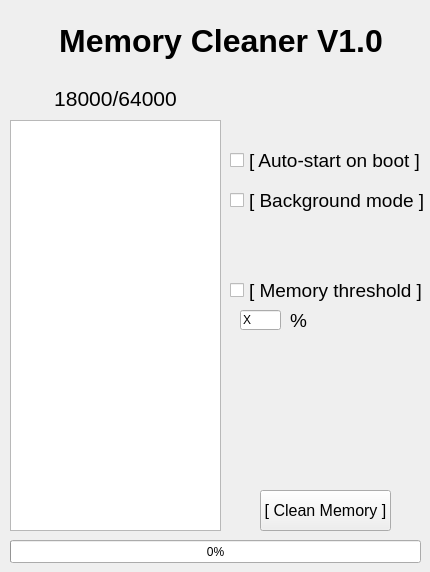
<?xml version="1.0" encoding="UTF-8"?>
<ui version="4.0">
 <class>MainWindow</class>
 <widget class="QMainWindow" name="MainWindow">
  <property name="geometry">
   <rect>
    <x>0</x>
    <y>0</y>
    <width>430</width>
    <height>572</height>
   </rect>
  </property>
  <property name="windowTitle">
   <string>MainWindow</string>
  </property>
  <widget class="QWidget" name="centralwidget">
   <widget class="QWidget" name="gridLayoutWidget">
    <property name="geometry">
     <rect>
      <x>0</x>
      <y>0</y>
      <width>451</width>
      <height>81</height>
     </rect>
    </property>
    <layout class="QGridLayout" name="gridLayout">
     <item row="0" column="0">
      <widget class="QLabel" name="CleanVersion">
       <property name="enabled">
        <bool>true</bool>
       </property>
       <property name="font">
        <font>
         <family>Arial</family>
         <pointsize>24</pointsize>
         <bold>true</bold>
        </font>
       </property>
       <property name="layoutDirection">
        <enum>Qt::LayoutDirection::LeftToRight</enum>
       </property>
       <property name="autoFillBackground">
        <bool>false</bool>
       </property>
       <property name="text">
        <string>Memory Cleaner V1.0 </string>
       </property>
       <property name="scaledContents">
        <bool>true</bool>
       </property>
       <property name="alignment">
        <set>Qt::AlignmentFlag::AlignCenter</set>
       </property>
       <property name="wordWrap">
        <bool>false</bool>
       </property>
      </widget>
     </item>
    </layout>
   </widget>
   <widget class="QListWidget" name="processList">
    <property name="geometry">
     <rect>
      <x>10</x>
      <y>120</y>
      <width>211</width>
      <height>411</height>
     </rect>
    </property>
   </widget>
   <widget class="QLabel" name="totalMemoryConsumption">
    <property name="geometry">
     <rect>
      <x>10</x>
      <y>80</y>
      <width>211</width>
      <height>36</height>
     </rect>
    </property>
    <property name="font">
     <font>
      <family>Arial</family>
      <pointsize>16</pointsize>
     </font>
    </property>
    <property name="autoFillBackground">
     <bool>false</bool>
    </property>
    <property name="text">
     <string>18000/64000</string>
    </property>
    <property name="scaledContents">
     <bool>false</bool>
    </property>
    <property name="alignment">
     <set>Qt::AlignmentFlag::AlignCenter</set>
    </property>
   </widget>
   <widget class="QPushButton" name="cleanButton">
    <property name="geometry">
     <rect>
      <x>260</x>
      <y>490</y>
      <width>131</width>
      <height>41</height>
     </rect>
    </property>
    <property name="font">
     <font>
      <family>Arial</family>
      <pointsize>12</pointsize>
     </font>
    </property>
    <property name="text">
     <string>[ Clean Memory ]</string>
    </property>
   </widget>
   <widget class="QCheckBox" name="AutoStartCheckBox">
    <property name="geometry">
     <rect>
      <x>230</x>
      <y>150</y>
      <width>191</width>
      <height>21</height>
     </rect>
    </property>
    <property name="font">
     <font>
      <family>Arial</family>
      <pointsize>14</pointsize>
     </font>
    </property>
    <property name="text">
     <string>[ Auto-start on boot ]</string>
    </property>
   </widget>
   <widget class="QCheckBox" name="WorkInBackGroundCheckBox">
    <property name="geometry">
     <rect>
      <x>230</x>
      <y>190</y>
      <width>201</width>
      <height>21</height>
     </rect>
    </property>
    <property name="font">
     <font>
      <family>Arial</family>
      <pointsize>14</pointsize>
      <bold>false</bold>
     </font>
    </property>
    <property name="text">
     <string>[ Background mode ]</string>
    </property>
   </widget>
   <widget class="QProgressBar" name="progressCleanBar">
    <property name="geometry">
     <rect>
      <x>10</x>
      <y>540</y>
      <width>411</width>
      <height>23</height>
     </rect>
    </property>
    <property name="value">
     <number>0</number>
    </property>
    <property name="textVisible">
     <bool>true</bool>
    </property>
   </widget>
   <widget class="QCheckBox" name="MemoryThreshold">
    <property name="geometry">
     <rect>
      <x>230</x>
      <y>280</y>
      <width>201</width>
      <height>21</height>
     </rect>
    </property>
    <property name="font">
     <font>
      <family>Arial</family>
      <pointsize>14</pointsize>
      <bold>false</bold>
     </font>
    </property>
    <property name="text">
     <string>[ Memory threshold ]</string>
    </property>
   </widget>
   <widget class="QLineEdit" name="thresholdInput">
    <property name="geometry">
     <rect>
      <x>240</x>
      <y>310</y>
      <width>41</width>
      <height>20</height>
     </rect>
    </property>
    <property name="text">
     <string>X</string>
    </property>
   </widget>
   <widget class="QLabel" name="labelPercent">
    <property name="geometry">
     <rect>
      <x>290</x>
      <y>310</y>
      <width>49</width>
      <height>21</height>
     </rect>
    </property>
    <property name="font">
     <font>
      <family>Arial</family>
      <pointsize>14</pointsize>
     </font>
    </property>
    <property name="text">
     <string>%</string>
    </property>
   </widget>
  </widget>
 </widget>
 <resources/>
 <connections/>
</ui>
